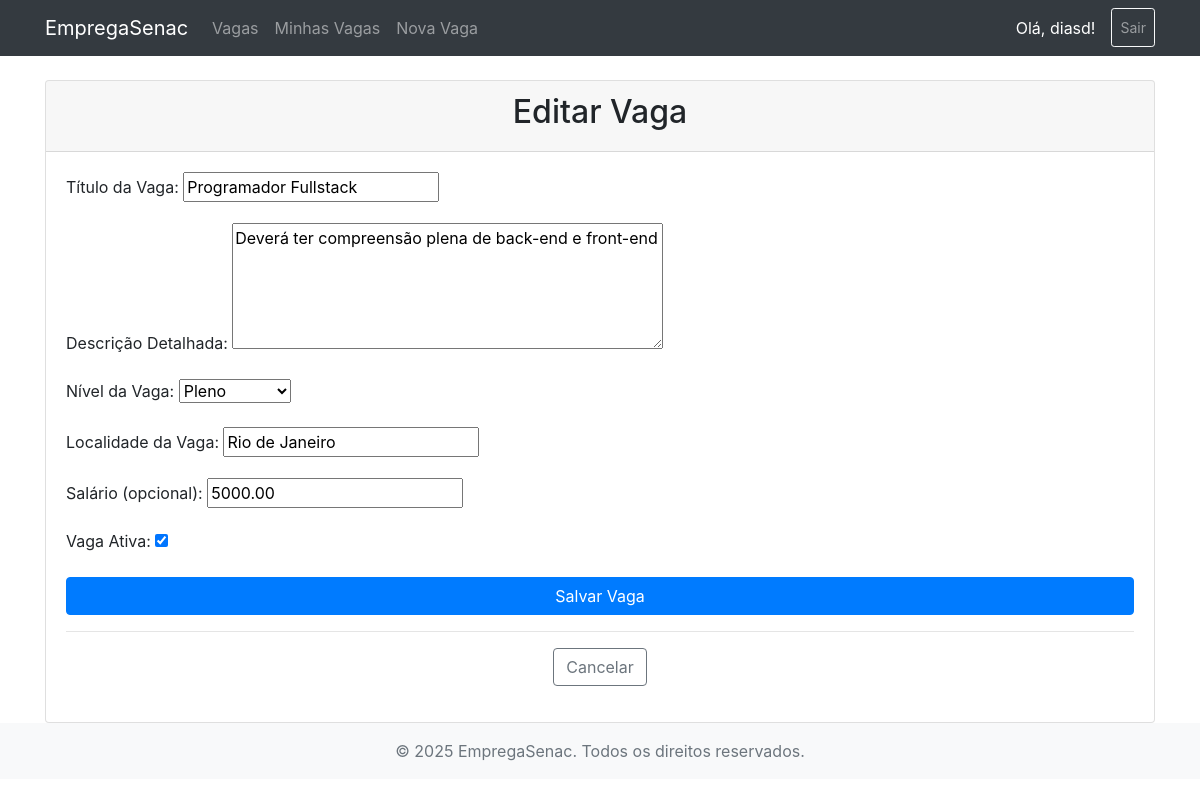
The app's page /minhas-vagas/vagas/1/editar/ (signed in) with its own data.
### app/models.py (models this page shows, shortened)
class Vaga(models.Model):
    NIVEL_CHOICES = [
        ('estagio', 'Estágio'),
        ('junior', 'Júnior'),
        ('pleno', 'Pleno'),
        ('senior', 'Sênior'),
        ('especialista', 'Especialista'),
    ]
    empresa = models.ForeignKey(Empresa, on_delete=models.CASCADE, related_name='vagas')
    titulo = models.CharField(max_length=255, verbose_name="Título da Vaga")
    descricao = models.TextField(verbose_name="Descrição da Vaga")
    nivel = models.CharField(max_length=20, choices=NIVEL_CHOICES, verbose_name="Nível")
    localidade = models.CharField(max_length=100, verbose_name="Localidade")
    salario = models.DecimalField(max_digits=10, decimal_places=2, null=True, blank=True, verbose_name="Salário")
    data_publicacao = models.DateTimeField(auto_now_add=True, verbose_name="Data de Publicação")
    ativa = models.BooleanField(default=True, verbose_name="Vaga Ativa")
    class Meta:
        verbose_name = "Vaga"
        verbose_name_plural = "Vagas"
        ordering = ['-data_publicacao']

### app/views.py (the view, shortened to what this page needs)
# urls.py: path('vagas/<int:pk>/editar/', views.VagaUpdateView.as_view(), name='vaga_update'),
class VagaUpdateView(LoginRequiredMixin, EmpresaProprietariaMixin, UpdateView):
    model = Vaga
    form_class = VagaForm
    template_name = 'app/vaga_form.html'
    success_url = reverse_lazy('vaga_list')

### app/forms.py
class VagaForm(forms.ModelForm):
    class Meta:
        model = Vaga
        fields = ['titulo', 'descricao', 'nivel', 'localidade', 'salario', 'ativa']
        widgets = {
            'descricao': forms.Textarea(attrs={'rows': 5}), # Torna o campo de descrição maior
        }
        labels = {
            'titulo': 'Título da Vaga',
            'descricao': 'Descrição Detalhada',
            'nivel': 'Nível da Vaga',
            'localidade': 'Localidade da Vaga',
            'salario': 'Salário (opcional)',
            'ativa': 'Vaga Ativa',
        }

### app/views.py (called while the page is built)
    def get_queryset(self):
        if not hasattr(self.request.user, 'empresa_profile'):
            return self.model.objects.none() # Retorna um queryset vazio se não houver empresa
        return self.model.objects.filter(empresa__user=self.request.user)

    def get_object(self, queryset=None):
        obj = super().get_object(queryset)
        if obj.empresa.user != self.request.user:
            messages.error(self.request, "Você não tem permissão para acessar esta vaga.")
            raise Http404("Vaga não encontrada ou acesso não permitido.") # Levanta um 404
        return obj

### app/templates/app/vaga_form.html (shortened to what this page needs)
{% extends 'app/base.html' %}
{% block content %}
    <div class="card">
        <div class="card-header text-center">
            <h2>{% if vaga %}Editar Vaga{% else %}Publicar Nova Vaga{% endif %}</h2>
        </div>
        <div class="card-body">
            <form method="post">
                {% for field in form %}
                    <div class="form-group">
                        <label for="{{ field.id_for_label }}">{{ field.label }}:</label>
                        {{ field }}
                    </div>
                {% endfor %}
                <button type="submit" class="btn btn-primary btn-block">Salvar Vaga</button>
            </form>
            <hr>
            <p class="text-center">
                <a href="{% url 'vaga_list' %}" class="btn btn-outline-secondary">Cancelar</a>
            </p>
        </div>
    </div>
{% endblock content %}

### app/templates/app/base.html (shortened to what this page needs)
{% load static %}
<!DOCTYPE html>
<html lang="pt-br">
<head>
    <link href="https://stackpath.bootstrapcdn.com/bootstrap/4.5.2/css/bootstrap.min.css" rel="stylesheet">
</head>
<body>
    <nav class="navbar navbar-expand-lg navbar-dark bg-dark">
        <div class="container">
            <a class="navbar-brand" href="{% url 'vagas_publicas' %}">EmpregaSenac</a>
            <div class="collapse navbar-collapse" id="navbarNav">
                <ul class="navbar-nav mr-auto">
                    <li class="nav-item">
                        <a class="nav-link" href="{% url 'vagas_publicas' %}">Vagas</a>
                    </li>
                    {% if user.is_authenticated %}
                        <li class="nav-item">
                            <a class="nav-link" href="{% url 'vaga_list' %}">Minhas Vagas</a>
                        </li>
                        <li class="nav-item">
                            <a class="nav-link" href="{% url 'vaga_create' %}">Nova Vaga</a>
                        </li>
                    {% endif %}
                </ul>
                <ul class="navbar-nav ml-auto">
                    {% if user.is_authenticated %}
                        <li class="nav-item">
                            <span class="nav-link text-white">Olá, {{ user.username }}!</span>
                        </li>
                        <li class="nav-item">
                            <a class="nav-link btn btn-outline-light btn-sm ml-2" href="{% url 'logout' %}">Sair</a>
                        </li>
                    {% endif %}
                </ul>
            </div>
        </div>
    </nav>
    <div class="container mt-4">
        {% block content %}
        {% endblock %}
    </div>
    <footer class="footer mt-auto py-3 bg-light">
        <div class="container text-center">
            <span class="text-muted">&copy; 2025 EmpregaSenac. Todos os direitos reservados.</span>
        </div>
    </footer>
</body>
</html>

### records on screen
Vaga: form "Programador Fullstack" "Deverá ter compreensão plena de back-end e front-end" "Pleno" "Rio de Janeiro" "5000.00" "☑"

### other values on screen
{{ user.username }} "diasd"
{{ field.label }} "Título da Vaga" "Descrição Detalhada" "Nível da Vaga" "Localidade da Vaga" "Salário (opcional)" "Vaga Ativa"
